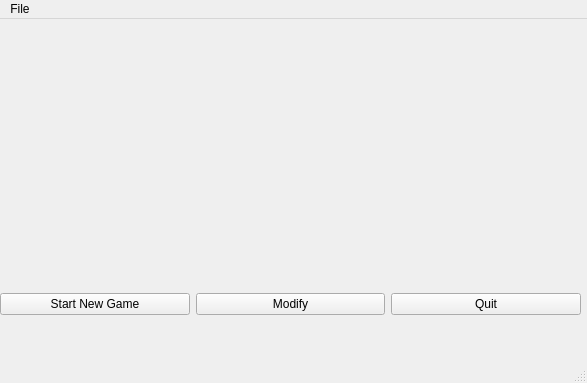
<?xml version="1.0" encoding="UTF-8"?>
<ui version="4.0">
 <class>MainWindow</class>
 <widget class="QMainWindow" name="MainWindow">
  <property name="geometry">
   <rect>
    <x>0</x>
    <y>0</y>
    <width>587</width>
    <height>383</height>
   </rect>
  </property>
  <property name="windowTitle">
   <string>Scorebook</string>
  </property>
  <widget class="QWidget" name="centralwidget">
   <widget class="QWidget" name="horizontalLayoutWidget">
    <property name="geometry">
     <rect>
      <x>0</x>
      <y>260</y>
      <width>581</width>
      <height>51</height>
     </rect>
    </property>
    <layout class="QHBoxLayout" name="horizontalLayout">
     <item>
      <widget class="QPushButton" name="newGameButton">
       <property name="text">
        <string>Start New Game</string>
       </property>
      </widget>
     </item>
     <item>
      <widget class="QPushButton" name="modifyButton">
       <property name="text">
        <string>Modify</string>
       </property>
      </widget>
     </item>
     <item>
      <widget class="QPushButton" name="quitButton">
       <property name="text">
        <string>Quit</string>
       </property>
      </widget>
     </item>
    </layout>
   </widget>
  </widget>
  <widget class="QMenuBar" name="menuBar">
   <property name="geometry">
    <rect>
     <x>0</x>
     <y>0</y>
     <width>587</width>
     <height>25</height>
    </rect>
   </property>
   <widget class="QMenu" name="menuFile">
    <property name="title">
     <string>File</string>
    </property>
    <addaction name="actionQuit"/>
   </widget>
   <addaction name="menuFile"/>
  </widget>
  <widget class="QStatusBar" name="statusbar">
   <property name="enabled">
    <bool>true</bool>
   </property>
  </widget>
  <action name="actionQuit">
   <property name="checkable">
    <bool>false</bool>
   </property>
   <property name="checked">
    <bool>false</bool>
   </property>
   <property name="text">
    <string>Quit</string>
   </property>
   <property name="iconVisibleInMenu">
    <bool>false</bool>
   </property>
  </action>
 </widget>
 <tabstops>
  <tabstop>newGameButton</tabstop>
  <tabstop>modifyButton</tabstop>
  <tabstop>quitButton</tabstop>
 </tabstops>
 <resources/>
 <connections/>
</ui>
